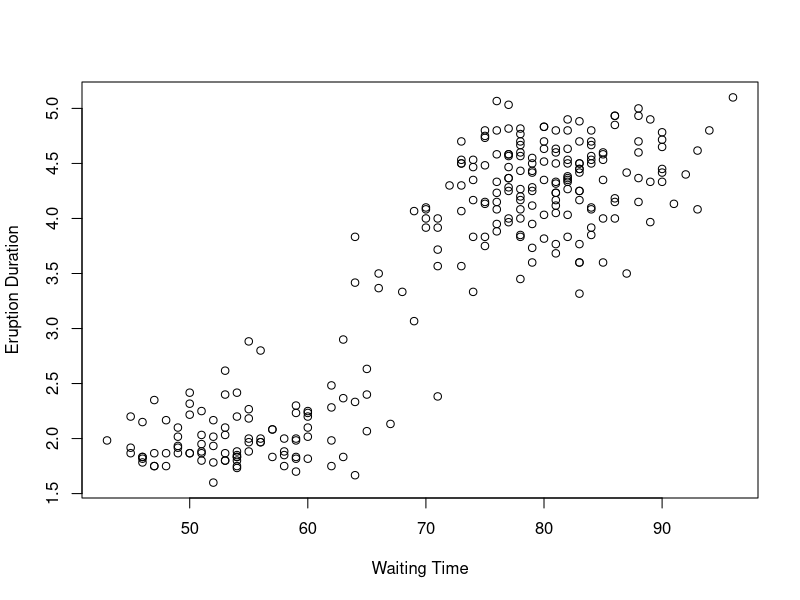
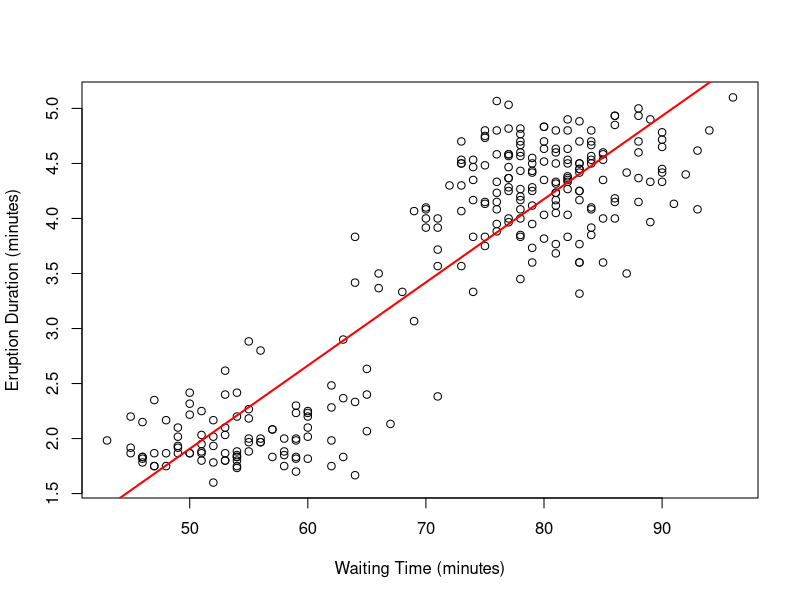

Here is the R script that generated these plots, in order:
## ---- chunk 1
knitr::opts_chunk$set(echo = FALSE)
## ---- chunk 2
plot(faithful$waiting, faithful$eruptions, xlab="Waiting Time", ylab="Eruption Duration")
## ---- chunk 3
plot(x = faithful$waiting, y = faithful$eruptions,
     xlab = "Waiting Time (minutes)",
     ylab = "Eruption Duration (minutes)")
abline(summary(lm(formula = eruptions ~ waiting, data=faithful))$coef[,1],
       col = "red", lwd = 2)
